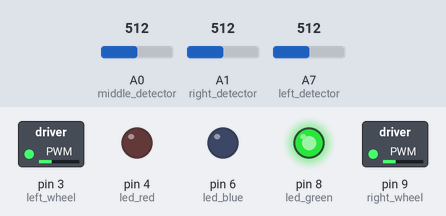
The sketch below on a simulated Arduino Nano, built with avr-gcc and run on an emulated ATmega328P. Shown: switched loads named in the sketch (green lamp = pin HIGH), output pins drawn as LEDs (lit = HIGH). Inputs (shaded band) come from the test bench; at power-on: A1 (right_detector) = 512, A0 (middle_detector) = 512, A7 (left_detector) = 512. What the sketch prints to the serial monitor is not drawn.

Above: at 1.2 s.
1.3 s: A1 (right_detector) set to 230
2.8 s: A1 (right_detector) set to 194
At 3.5 s:
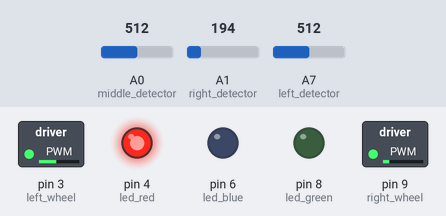
4.5 s: A0 (middle_detector) set to 473
6.0 s: A0 (middle_detector) set to 449
At 7.2 s:
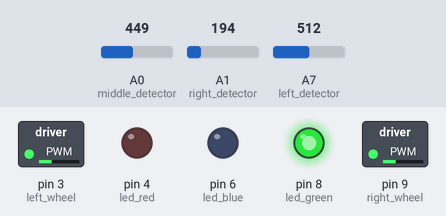
7.7 s: A7 (left_detector) set to 104
9.2 s: A7 (left_detector) set to 95
Timing chart, 0 to 12.2 s (numbered marks = the images above; inputs shaded):
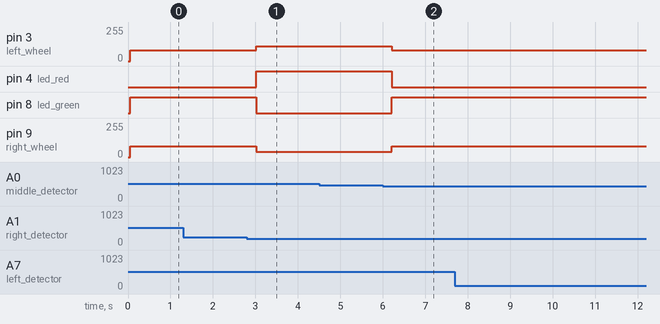

The sketch:

car_code.ino
```cpp
int left_wheel;
int right_wheel;
int left_detector;
int middle_detector;
int right_detector;
int led_green;
int led_red;
int led_blue;
char current_motion;
bool has_stopped = false;
int ld_state;
int md_state;
int rd_state;
int ld_lower;
int ld_higher;
int md_lower;
int md_higher;
int rd_lower;
int rd_higher;
//TODO: switch thresholds
void setup() {
  // put your setup code here, to run once:
  left_wheel = 3;
  right_wheel = 9;
  left_detector = A7;
  middle_detector = A0;
  right_detector = A1;
  led_green = 8;
  led_red = 4;
  led_blue = 6;
  pinMode(left_detector, INPUT);
  pinMode(middle_detector, INPUT);
  pinMode(right_detector, INPUT);
  pinMode(left_wheel, OUTPUT);
  pinMode(right_wheel, OUTPUT);
  pinMode(led_green, OUTPUT);
  pinMode(led_red, OUTPUT);
  pinMode(led_blue, OUTPUT);
  digitalWrite(led_red, LOW);
  digitalWrite(led_blue, LOW);
  digitalWrite(led_green, LOW);
  Serial.begin(9600);
  ld_state = analogRead(left_detector);
  md_state = analogRead(middle_detector);
  rd_state = analogRead(right_detector);
  ld_lower = ld_state - 100;
  ld_higher = ld_state + 100;
  md_lower = md_state - 50;
  md_higher = md_state + 50;
  rd_lower = rd_state - 50;
  rd_higher = rd_state + 50;

}

void loop() {
  // put your main code here, to run repeatedly:
  if(has_stopped){
    digitalWrite(led_blue, HIGH);
    digitalWrite(led_green, LOW);
    digitalWrite(led_red, HIGH);
  }
  else{
    int current_l_d_state = analogRead(left_detector);
    int current_m_d_state = analogRead(middle_detector);
    int current_r_d_state = analogRead(right_detector);
    Serial.println("This is the left state: ");
    Serial.println(current_l_d_state);
    Serial.println(ld_state);
    Serial.println("This is the middle state: ");
    Serial.println(current_m_d_state);
    Serial.println(md_state);
    Serial.println("This is the right state: ");
    Serial.println(current_r_d_state);
    Serial.println(rd_state);
    Serial.println(current_motion);

  if((current_l_d_state <= (ld_state - 300)) && ((current_m_d_state >= md_lower) && (current_m_d_state <= md_higher))  && ((current_r_d_state >= rd_lower) && (current_r_d_state <= rd_higher))){//turning left
    current_motion = 'l';
    digitalWrite(led_blue, HIGH);
    digitalWrite(led_green, LOW);
    digitalWrite(led_red, LOW);
    analogWrite(right_wheel, 110);
    analogWrite(left_wheel, 40);
//    analogWrite(left_wheel, 0);
//    analogWrite(right_wheel, 120);
//    analogWrite(right_wheel, 0);
  }
  else if(((current_l_d_state >= ld_lower) && (current_l_d_state <= ld_higher)) && ((current_m_d_state >= md_lower) && (current_m_d_state <= md_higher)) && (current_r_d_state <= (rd_state - 300))){//turning right
    current_motion = 'r';
    digitalWrite(led_blue, LOW);
    digitalWrite(led_green, LOW);
    digitalWrite(led_red, HIGH);
    analogWrite(left_wheel, 110);
    analogWrite(right_wheel, 40);
//     analogWrite(right_wheel, 0);
//     analogWrite(left_wheel, 110);
//     analogWrite(left_wheel, 0);
  }
  else if(((current_l_d_state >= ld_lower) && (current_l_d_state <= ld_higher)) && (current_m_d_state <= (md_state - 300)) && ((current_r_d_state >= rd_lower) && (current_r_d_state <= rd_higher))){//going straight
    current_motion = 's';
    digitalWrite(led_blue, LOW);
    digitalWrite(led_green, HIGH);
    digitalWrite(led_red, LOW);
    analogWrite(right_wheel, 80);
    analogWrite(left_wheel, 70);
  }
  else if(current_l_d_state <= (ld_state - 300) && current_m_d_state <= (md_state - 300) && (current_r_d_state <= (rd_state - 300))){//stopped
    current_motion = 'n';
    //TODO: put counter in to check for multiple intersections
    digitalWrite(led_blue, HIGH);
    digitalWrite(led_green, LOW);
    digitalWrite(led_red, HIGH);
    analogWrite(right_wheel, 0);
    analogWrite(left_wheel, 0);//delay maybe?
    has_stopped = true;
  }
  else{
    digitalWrite(led_blue, LOW);
    digitalWrite(led_green, HIGH);
    digitalWrite(led_red, LOW);
    analogWrite(right_wheel, 110);
    analogWrite(right_wheel, 80);
    analogWrite(left_wheel, 120);
    analogWrite(left_wheel, 80);
    }
//  else{//maintain direction
//    if(current_motion == 'l'){
//      current_motion = 'l';
//      analogWrite(right_wheel, 110);
//      analogWrite(left_wheel, 80);
////      analogWrite(left_wheel, 0);
////      analogWrite(right_wheel, 120);
////      analogWrite(right_wheel, 0);
//    }
//    else if(current_motion == 'r'){
//      current_motion = 'r';
//     current_motion = 'r';
//    digitalWrite(led_blue, LOW);
//    digitalWrite(led_green, LOW);
//    digitalWrite(led_red, HIGH);
//    analogWrite(right_wheel, 80);
//    analogWrite(left_wheel, 120);
////      analogWrite(right_wheel, 0);
////      analogWrite(left_wheel, 110);
////      analogWrite(left_wheel, 0);
//    }
//    else if(current_motion == 's'){
//      current_motion = 's';
//         digitalWrite(led_blue, LOW);
//    digitalWrite(led_green, HIGH);
//    digitalWrite(led_red, LOW);
//  analogWrite(right_wheel, 110);
//    analogWrite(right_wheel, 80);
//    analogWrite(left_wheel, 120);
//    analogWrite(left_wheel, 80);
////      analogWrite(right_wheel, 120);
////      analogWrite(left_wheel, 110);
////      analogWrite(left_wheel, 0);
////      analogWrite(right_wheel, 0);
//    }
//    }
  }
 }
```

Measured:
- the behaviour switches between 213 and 212 on A1 (right_detector) (found by bisection; images 0 and 1)
- the behaviour switches between 462 and 461 on A0 (middle_detector) (found by bisection; images 1 and 2)
- after the input at 2.8 s, pin 3 (left_wheel): 80/255 → 110/255 after 0.22 s; pin 4 (led_red): LOW → HIGH after 0.22 s; pin 8 (led_green): HIGH → LOW after 0.22 s; pin 9 (right_wheel): 80/255 → 40/255 after 0.22 s
- after the input at 4.5 s, every drawn part: stays the same
- after the input at 6.0 s, pin 3 (left_wheel): 110/255 → 80/255 after 0.22 s; pin 4 (led_red): HIGH → LOW after 0.22 s; pin 8 (led_green): LOW → HIGH after 0.22 s; pin 9 (right_wheel): 40/255 → 80/255 after 0.22 s
